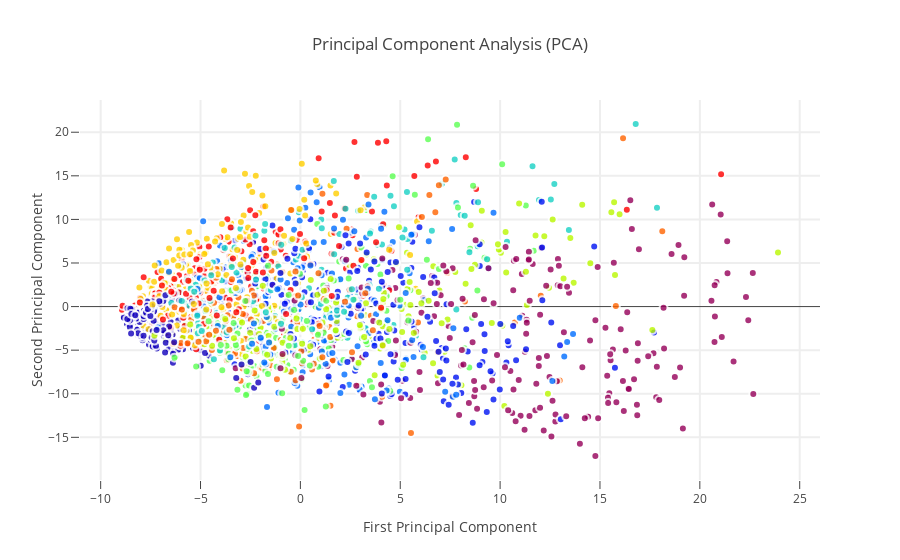

Notebook source saved alongside this figure:
### Code cell
# Use Plotly to plot PCA
data = [go.Scatter(
    x = x_2[:,0],
    y = x_2[:,1],
    mode = 'markers',
    showlegend = False,
    marker = dict(
        size = 8,
        color = data_y,
        colorscale ='Rainbow',
        showscale = False,
        line = dict(
            width = 2,
            color = 'rgb(255, 255, 255)'
        ),
        opacity = 0.8
    )
)]

layout = go.Layout(
    title= 'Principal Component Analysis (PCA)',
    hovermode= 'closest',
    xaxis= dict(
         title= 'First Principal Component',
        ticklen= 8,
        zeroline= False,
        gridwidth= 2,
    ),
    yaxis=dict(
        title= 'Second Principal Component',
        ticklen= 8,
        gridwidth= 2,
    ),
    showlegend= True
)


fig = dict(data=data, layout=layout)
py.iplot(fig, filename='PCA_plot')

### Figure 1 — Plotly figure (JSON) as saved in the notebook; plotly's stock layout.template omitted (floating-point values rounded to 4 significant figures; data arrays with more than 128 entries replaced by an {"elided": "..."} marker saying what was removed)
{"data": [{"marker": {"color": {"elided": "2000 int values"}, "colorscale": "Rainbow", "line": {"color": "rgb(255, 255, 255)", "width": 2}, "opacity": 0.8, "showscale": false, "size": 8}, "mode": "markers", "showlegend": false, "type": "scatter", "x": {"elided": "2000 float values"}, "y": {"elided": "2000 float values"}}], "layout": {"hovermode": "closest", "showlegend": true, "title": "Principal Component Analysis (PCA)", "xaxis": {"gridwidth": 2, "ticklen": 8, "title": "First Principal Component", "zeroline": false}, "yaxis": {"gridwidth": 2, "ticklen": 8, "title": "Second Principal Component"}}}
